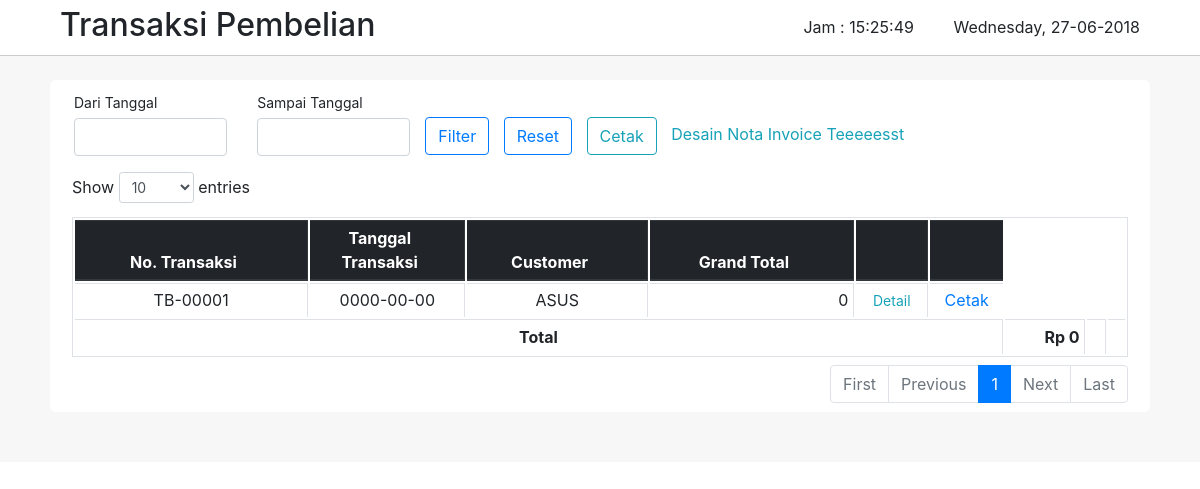
The page /transaksiBeli.php on the database as committed earlier.
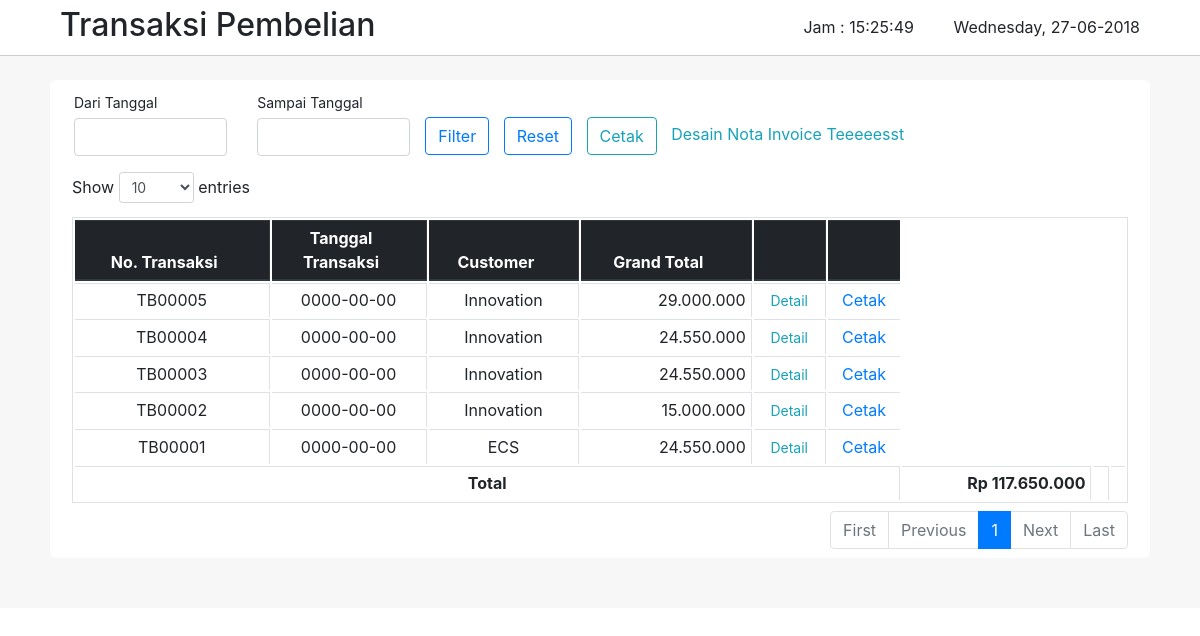
The same page on the database as committed later.
### tables this page shows
CREATE TABLE `tb_pembelian` (
  `notrans` varchar(10) NOT NULL,
  `tgltrans` date NOT NULL,
  `supplier` varchar(50) NOT NULL,
  `subtotal` double NOT NULL,
  `diskon` double NOT NULL,
  `total` double NOT NULL
);

### transaksiBeli.php (the view, shortened to what the changed rows need)
<!DOCTYPE html>
<html>
<head>
    <link rel="stylesheet" type="text/css" href="style.css">
    <link rel="stylesheet" type="text/css" href="css/bootstrap.min.css">
    <link rel="stylesheet" type="text/css" href="css/datepicker.css">
    <link rel="stylesheet" type="text/css" href="css/bootstrap.css">
    <link rel="stylesheet" type="text/css" href="css/dataTables.bootstrap4.min.css">
</head>
<body onload="functionTampilkanJam();setInterval('functionTampilkanJam()', 1000);">
    <div id="topnav">
        <div class="title">
            <h2 style="margin-left: 35px;">Transaksi Pembelian</h2>
        </div>
    </div>
    <div class="all-box">
        <div class="all-content">
            <div id="tampil">
                <div class="table-responsive">
                    <table class="table table-hover table-sm table-bordered" id="tabel_penjualan">
                        <thead class="thead-dark">
                            <tr>
                                <th>No. Transaksi</th>
                                <th width="15%">Tanggal Transaksi</th>
                                <th>Customer</th>
                                <th>Grand Total</th>
                                <th width="7%"></th>
                                <th width="7%"></th>
                            </tr>
                        </thead>
                        <tbody>
                        <?php
                            require_once("conn.php");
                            $sql = "SELECT * FROM tb_pembelian ORDER BY notrans DESC";
                            $q = mysqli_query($conn,$sql);
                            $grandTotal = 0;
                            while ($r = mysqli_fetch_array($q))
                            {
                                $total = number_format($r['total'], 0, ',', '.');
                                echo"
                                    <tr>
                                        <td align='center'>$r[notrans]</td>
                                        <td align='center'>$r[tgltrans]</td>
                                        <td align='center'>$r[supplier]</td>
                                        <td align='right'>$total</td>
                                        <td align='center'><a href='dpembelian/detail_pembelian?notrans=$r[notrans]' target=_blank id='detail'>Detail</a></td>
                                        <td align='center'><a href='cetakInvoicePembelian?noTrans=$r[notrans]' target=_blank class='cetak'>Cetak</a></td>
                                    </tr>
                                ";
                                $grandTotal = $grandTotal + $r['total'];
                            }
                        ?>
                            <tr>
                                <td align="right"><strong> <?php echo "Rp " .number_format($grandTotal, 0, ',', '.'); ?> </strong></td>
                            </tr>
                        </tbody>
                    </table>
                </div>
            </div>
        </div>
    </div>
</body>
</html>

Rows that differ between the two databases and show on the page:
removed tb_pembelian: notrans "TB-00001", tgltrans "0000-00-00", supplier "ASUS", total "0"
added tb_pembelian: notrans "TB00005", tgltrans "0000-00-00", supplier "Innovation", total "29.000.000"
added tb_pembelian: notrans "TB00004", tgltrans "0000-00-00", supplier "Innovation", total "24.550.000"
added tb_pembelian: notrans "TB00003", tgltrans "0000-00-00", supplier "Innovation", total "24.550.000"
added tb_pembelian: notrans "TB00002", tgltrans "0000-00-00", supplier "Innovation", total "15.000.000"
added tb_pembelian: notrans "TB00001", tgltrans "0000-00-00", supplier "ECS", total "24.550.000"
Other text that changed with them:
$grandTotal: "0" → "117.650.000"
